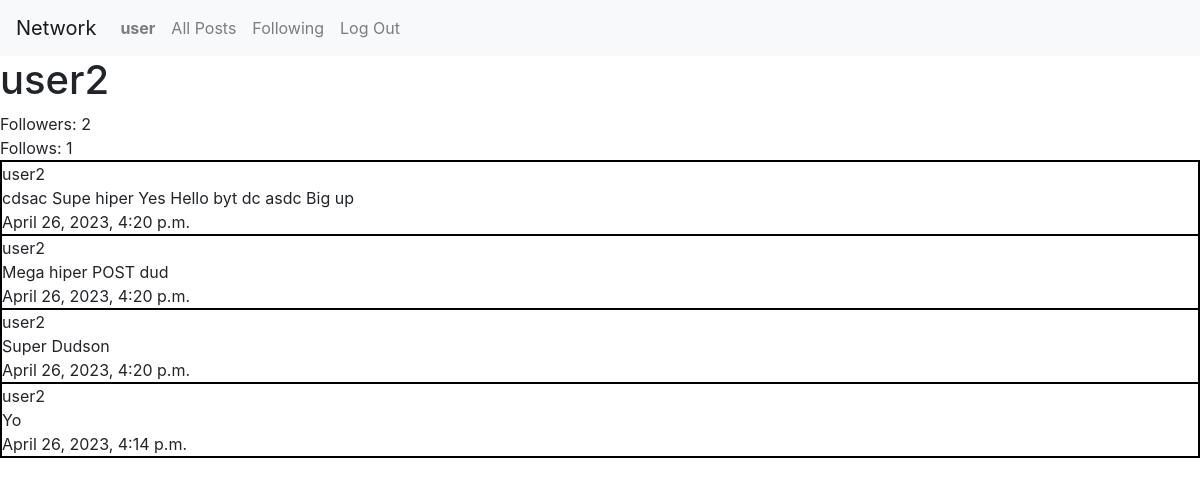
The app's page /profile/user2 (signed in) with its own data.
### network/models.py (models this page shows, shortened)
class User(AbstractUser):
    pass

class Post(models.Model):
    body = models.CharField(max_length=640)                                         # Post text
    date = models.DateTimeField(auto_now_add=True)                                  # Creation date
    date_edit = models.DateTimeField(auto_now=True, blank=True)                     # Edit date
    user = models.ForeignKey(User, on_delete=models.CASCADE)                        # User
    likes = models.ManyToManyField(User, blank=True, related_name="users_likes")    # Likes

### network/views.py (the view)
# urls.py: path("profile/<str:user>", views.profile, name="profile"),
def profile(request, user):
    user = get_object_or_404(User, username=user)
    try:
        posts = Post.objects.filter(user = user)
        posts = posts.order_by("-date").all()
    except:
        posts = False
    try:
        user_followers = len(Follow.objects.filter(followed_users = user))
    except:
        user_followers = 0
    try:
        user_follows = len(Follow.objects.get(user = user).followed_users.all())
    except:
        user_follows = 0
    current_user = False
    if user.username == str(request.user):
        current_user = True
    return render(request, "network/profile.html",{
        "user_name": user.username,
        "user_posts": posts,
        "user_follows": user_follows,
        "user_followers": user_followers,
        "current_user": current_user,
        })

### network/templates/network/profile.html (shortened to what this page needs)
{% extends "network/layout.html" %}
{% block body %}
<div id="profile_div">
    <div id="profile_title"><h1>{{ user_name }}</h1></div>
    <div id="profile_followers">Followers: <span id="user_followers">{{ user_followers }}</span></div>
    <div id="profile_following">Follows: {{ user_follows }}</div>
    <div id="profile_posts">
        <div id="all_posts">
            {% if user_posts %}
                {% for post in user_posts %}
                <div class="post">
                    <div class="post_user">{{ post.user }}</div>
                    <div class="post_body">{{ post.body }}</div>
                    <div class="post_date">{{ post.date }}</div>
                </div>
                {% endfor %}
            {% else %}
                There are no posts!
            {% endif %}
        </div>
    </div>
</div>
{% endblock %}

### network/templates/network/layout.html (shortened to what this page needs)
{% load static %}
<!DOCTYPE html>
<html lang="en">
    <head>
        <link rel="stylesheet" href="https://stackpath.bootstrapcdn.com/bootstrap/4.4.1/css/bootstrap.min.css">
        <link href="{% static 'network/styles.css' %}" rel="stylesheet">
    </head>
    <body>
        <nav class="navbar navbar-expand-lg navbar-light bg-light">
            <a class="navbar-brand" href="#">Network</a>
            <div>
              <ul class="navbar-nav mr-auto">
                {% if user.is_authenticated %}
                    <li class="nav-item">
                        <a class="nav-link" href="{% url 'profile' user %}"><strong>{{ user.username }}</strong></a>
                    </li>
                {% endif %}
                <li class="nav-item">
                  <a class="nav-link" href="{% url 'index' %}">All Posts</a>
                </li>
                {% if user.is_authenticated %}
                    <li class="nav-item">
                        <a class="nav-link" href="{% url 'following' %}">Following</a>
                    </li>
                    <li class="nav-item">
                        <a class="nav-link" href="{% url 'logout' %}">Log Out</a>
                    </li>
                {% endif %}
              </ul>
            </div>
          </nav>
        <div class="body">
            {% block body %}
            {% endblock %}
        </div>
    </body>
</html>

### network/static/network/styles.css (style rules this page uses)
#all_posts { border: 1px solid black; }
.post { border: 1px solid black; }

### records on screen
User: username "user"
User: username "user2"
Post: user "user2", body "cdsac Supe hiper Yes Hello byt dc asdc Big up", date "April 26, 2023, 4:20 p.m."
Post: user "user2", body "Mega hiper POST dud", date "April 26, 2023, 4:20 p.m."
Post: user "user2", body "Super Dudson", date "April 26, 2023, 4:20 p.m."
Post: user "user2", body "Yo", date "April 26, 2023, 4:14 p.m."

### other values on screen
{{ user_followers }} "2"
{{ user_follows }} "1"
